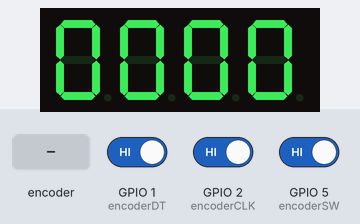
The sketch below on a simulated ESP32. Shown: 4-digit seven-segment display. The inputs (shaded band) are chosen by the test bench; at power-on: GPIO 1 (encoderDT) HIGH, GPIO 2 (encoderCLK) HIGH, GPIO 5 (encoderSW) HIGH.

Above: at 1.2 s.
1.3 s: rotary encoder on GPIO 2 (encoderCLK) / GPIO 1 (encoderDT) turned 2 steps (second pin leading)
At 2.6 s:
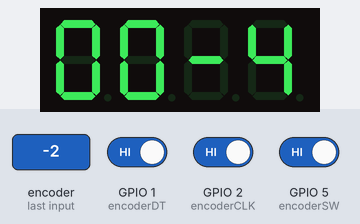
3.2 s: rotary encoder on GPIO 2 (encoderCLK) / GPIO 1 (encoderDT) turned 3 steps (first pin leading)
At 4.2 s:
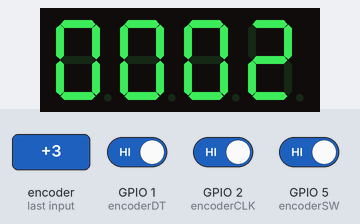
Timing chart, 0 to 6.2 s (numbered marks = the images above; inputs shaded):
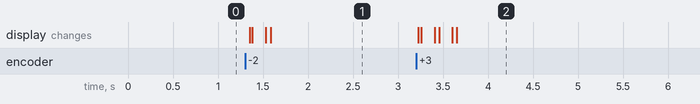

The sketch:

knob.ino
```cpp
#include <TM1637Display.h>

// Rotary Encoder Pins
const int encoderCLK = 2;
const int encoderDT = 1;
const int encoderSW = 5;   // Button pin

// TM1637 4-digit Display pins
const int DISPLAY_CLK = 4;
const int DISPLAY_DIO = 3;

TM1637Display display(DISPLAY_CLK, DISPLAY_DIO);

// State for rotary encoder
volatile int encoderPos = 0;
int lastEncoded = 0;

// Variables for debouncing
int lastClkState;
unsigned long lastDebounceTime = 0;
unsigned long debounceDelay = 2;

// For button debouncing
int lastButtonState = HIGH;
unsigned long lastButtonDebounceTime = 0;
unsigned long buttonDebounceDelay = 20;
bool buttonWasPressed = false;

// Function to read rotary encoder
void IRAM_ATTR handleEncoder() {
  int clkState = digitalRead(encoderCLK);
  int dtState = digitalRead(encoderDT);
  if (clkState != lastClkState) {
    if (dtState != clkState) {
      encoderPos++;
    } else {
      encoderPos--;
    }
    lastClkState = clkState;
  }
}

void setup() {
  pinMode(encoderCLK, INPUT_PULLUP);
  pinMode(encoderDT, INPUT_PULLUP);
  pinMode(encoderSW, INPUT_PULLUP);  // set knob button pin

  display.setBrightness(0x0f);  // Maximum brightness
  display.showNumberDec(0, true);

  lastClkState = digitalRead(encoderCLK);
  lastButtonState = digitalRead(encoderSW);

  // Use interrupt for high precision
  attachInterrupt(digitalPinToInterrupt(encoderCLK), handleEncoder, CHANGE);
}

void loop() {
  static int lastValue = 0;

  // --- BUTTON DEBOUNCE AND RESET ---
  int reading = digitalRead(encoderSW);
  if (reading != lastButtonState) {
    lastButtonDebounceTime = millis();
    lastButtonState = reading;
  }

  if ((millis() - lastButtonDebounceTime) > buttonDebounceDelay) {
    // Button is active LOW (pressed when LOW)
    if (lastButtonState == LOW && !buttonWasPressed) {
      encoderPos = 0;
      buttonWasPressed = true;
    } else if (lastButtonState == HIGH && buttonWasPressed) {
      buttonWasPressed = false;
    }
  }

  // Clamp value to displayable range
  int value = encoderPos;
  if (value < -999) value = -999;
  if (value > 9999) value = 9999;

  if (value != lastValue) {
    // True for leading zero suppression (except for negative)
    display.showNumberDec(value, true);
    lastValue = value;
  }

  delay(10); // Small delay for stability
}
```

Measured:
- after the input at 1.3 s, the display: first changes after 0.05 s (image 1 shows a later state)
- after the input at 3.2 s, the display: first changes at once (image 2 shows a later state)
